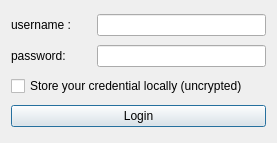
<?xml version="1.0" encoding="UTF-8"?>
<ui version="4.0">
 <class>Dialog</class>
 <widget class="QDialog" name="Dialog">
  <property name="geometry">
   <rect>
    <x>0</x>
    <y>0</y>
    <width>277</width>
    <height>143</height>
   </rect>
  </property>
  <property name="maximumSize">
   <size>
    <width>16777215</width>
    <height>143</height>
   </size>
  </property>
  <property name="windowTitle">
   <string>Login</string>
  </property>
  <layout class="QHBoxLayout" name="horizontalLayout_3">
   <item>
    <layout class="QVBoxLayout" name="verticalLayout">
     <item>
      <layout class="QHBoxLayout" name="horizontalLayout">
       <item>
        <widget class="QLabel" name="labelId">
         <property name="minimumSize">
          <size>
           <width>80</width>
           <height>0</height>
          </size>
         </property>
         <property name="text">
          <string>username :</string>
         </property>
        </widget>
       </item>
       <item>
        <widget class="QLineEdit" name="lineEditId"/>
       </item>
      </layout>
     </item>
     <item>
      <layout class="QHBoxLayout" name="horizontalLayout_2">
       <item>
        <widget class="QLabel" name="labelPwd">
         <property name="minimumSize">
          <size>
           <width>80</width>
           <height>0</height>
          </size>
         </property>
         <property name="text">
          <string>password: </string>
         </property>
        </widget>
       </item>
       <item>
        <widget class="QLineEdit" name="lineEditPwd">
         <property name="echoMode">
          <enum>QLineEdit::Password</enum>
         </property>
        </widget>
       </item>
      </layout>
     </item>
     <item>
      <layout class="QHBoxLayout" name="horizontalLayout_4">
       <item>
        <widget class="QCheckBox" name="checkBoxCredentials">
         <property name="text">
          <string>Store your credential locally (uncrypted)</string>
         </property>
        </widget>
       </item>
      </layout>
     </item>
     <item>
      <widget class="QPushButton" name="pushButtonLogin">
       <property name="text">
        <string>Login</string>
       </property>
      </widget>
     </item>
    </layout>
   </item>
  </layout>
 </widget>
 <resources/>
 <connections/>
</ui>
